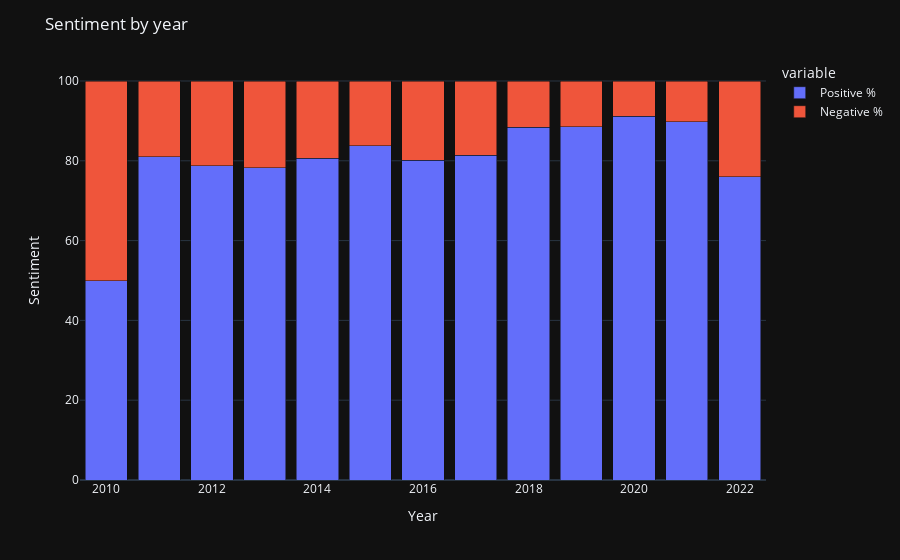

Notebook code for this chart:
### Code cell
fig = px.bar(year_group_label_df, x='Year', y=['Positive %', 'Negative %'], barmode='stack', template='plotly_dark')

fig.update_layout(title='Sentiment by year', xaxis_title='Year', yaxis_title='Sentiment')

fig.show()

### Figure 1 — Plotly figure (JSON) as saved in the notebook; plotly's stock layout.template omitted (floating-point values rounded to 4 significant figures)
{"data": [{"alignmentgroup": "True", "hovertemplate": "variable=Positive %<br>Year=%{x}<br>value=%{y}<extra></extra>", "legendgroup": "Positive %", "marker": {"color": "#636efa", "pattern": {"shape": ""}}, "name": "Positive %", "offsetgroup": "Positive %", "orientation": "v", "showlegend": true, "textposition": "auto", "type": "bar", "x": [2020, 2021, 2019, 2018, 2015, 2017, 2011, 2014, 2016, 2012, 2013, 2022, 2010], "xaxis": "x", "y": [91.18, 89.74, 88.54, 88.39, 83.83, 81.34, 81.03, 80.66, 80.19, 78.81, 78.26, 76.06, 50], "yaxis": "y"}, {"alignmentgroup": "True", "hovertemplate": "variable=Negative %<br>Year=%{x}<br>value=%{y}<extra></extra>", "legendgroup": "Negative %", "marker": {"color": "#EF553B", "pattern": {"shape": ""}}, "name": "Negative %", "offsetgroup": "Negative %", "orientation": "v", "showlegend": true, "textposition": "auto", "type": "bar", "x": [2020, 2021, 2019, 2018, 2015, 2017, 2011, 2014, 2016, 2012, 2013, 2022, 2010], "xaxis": "x", "y": [8.824, 10.26, 11.46, 11.61, 16.17, 18.66, 18.97, 19.34, 19.81, 21.19, 21.74, 23.94, 50], "yaxis": "y"}], "layout": {"barmode": "stack", "legend": {"title": {"text": "variable"}, "tracegroupgap": 0}, "margin": {"t": 60}, "title": {"text": "Sentiment by year"}, "xaxis": {"anchor": "y", "domain": [0, 1], "title": {"text": "Year"}}, "yaxis": {"anchor": "x", "domain": [0, 1], "title": {"text": "Sentiment"}}}}
